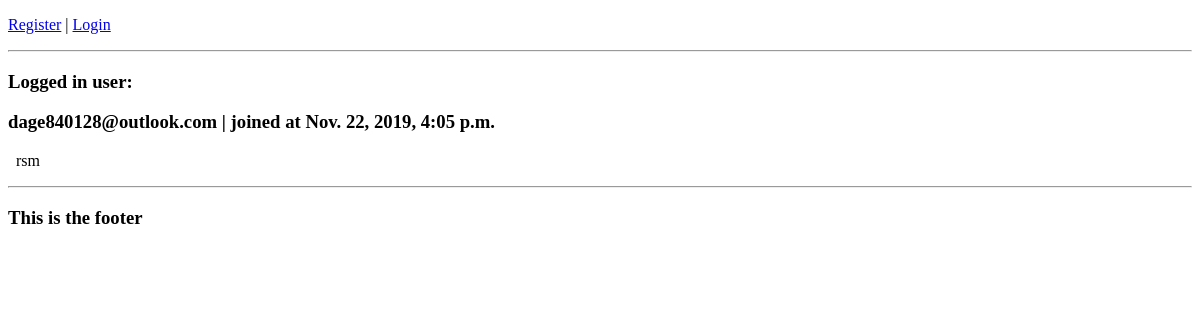
The app's page /, older data.
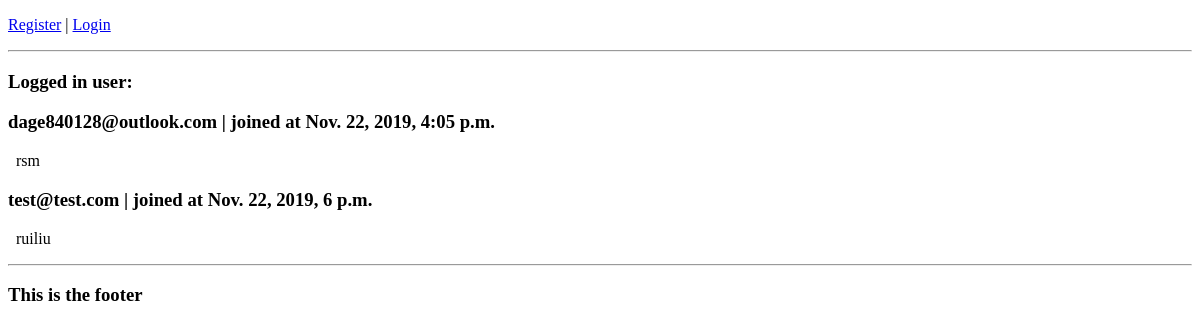
The same page, newer data.
### account/models.py (models this page shows, shortened)
class Account(AbstractBaseUser):
    email = models.EmailField(verbose_name="email", max_length=60, unique=True)
    username = models.CharField(max_length=30, unique=True)
    date_joined = models.DateTimeField(
        verbose_name='date joined', auto_now_add=True)
    last_login = models.DateTimeField(verbose_name='last login', auto_now=True)
    is_admin = models.BooleanField(default=False)
    is_active = models.BooleanField(default=True)
    is_staff = models.BooleanField(default=False)
    is_superuser = models.BooleanField(default=False)
    USERNAME_FIELD = 'email'
    REQUIRED_FIELDS = ['username']
    objects = MyAccountManager()

### personal/views.py (the view)
# urls.py: path('', homeview, name='home'),
def homeview(request):
    print(request.headers)
    users = Account.objects.all()
    context = {
        "accounts": users
    }
    return render(request, 'personal/home.html', context)

### personal/templates/personal/home.html
{% extends "base.html" %}
{% block content %}
<div>
    <h3>Logged in user: {{request.user.username}}</h1>
    <div>
    {% for account in accounts %}
        {% include "personal/snippets/body.snippets.html" with value=account %}
    {% endfor %}
    </div>
</div>
{% endblock content %}

### personal/templates/personal/snippets/body.snippets.html
<div>
    <h3>{{value.email}} | joined at {{value.date_joined}}</h3>
    <p style="margin-left: 8px;">{{value.username}}</p>
</div>

Row changes from the older to the newer data that the page shows:
added Account: email "test@test.com", date_joined "Nov. 22, 2019, 6 p.m.", username "ruiliu"
